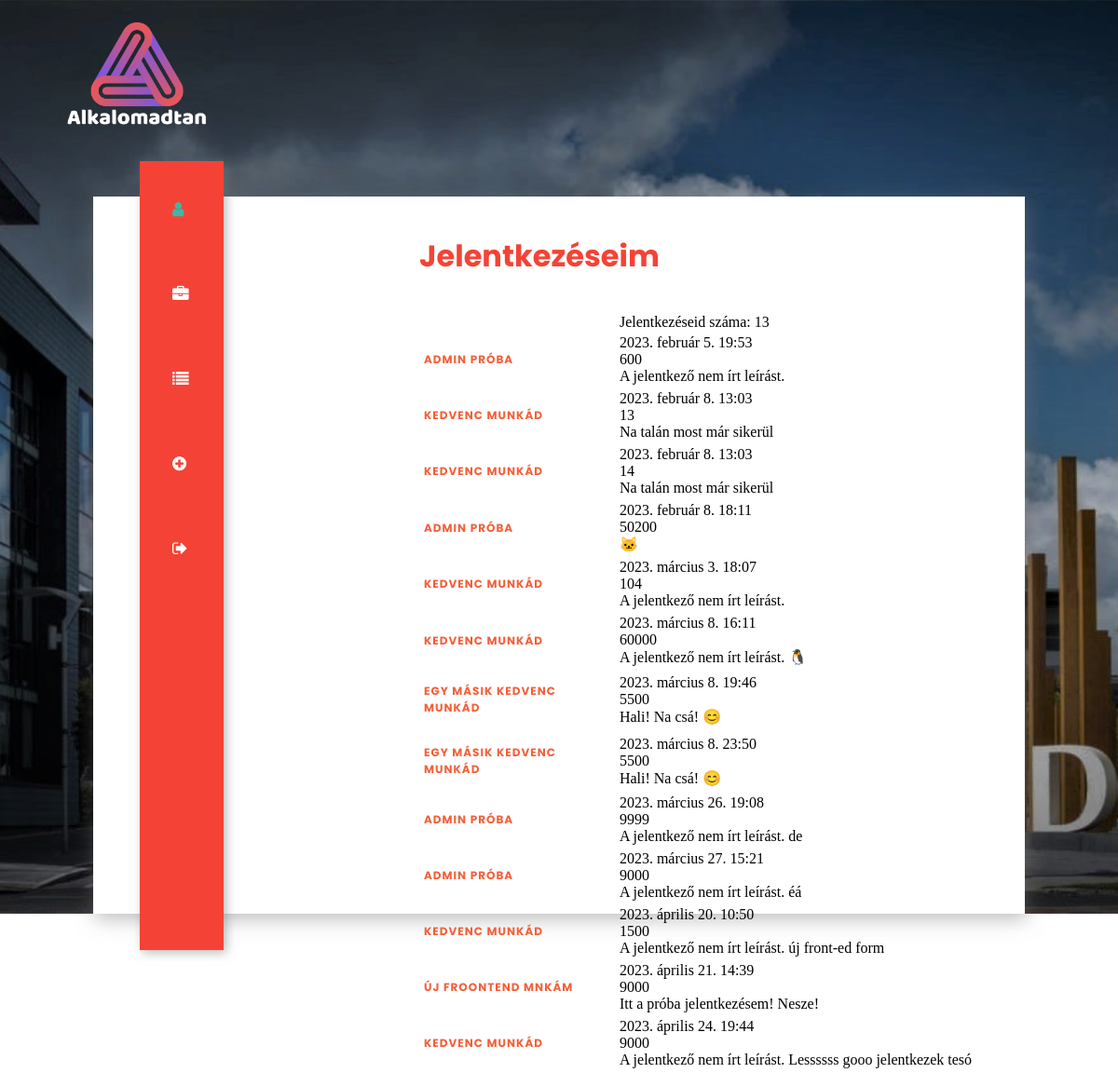
/profil/jelentkezesek/ (signed in), run on an earlier commit of the app's database.
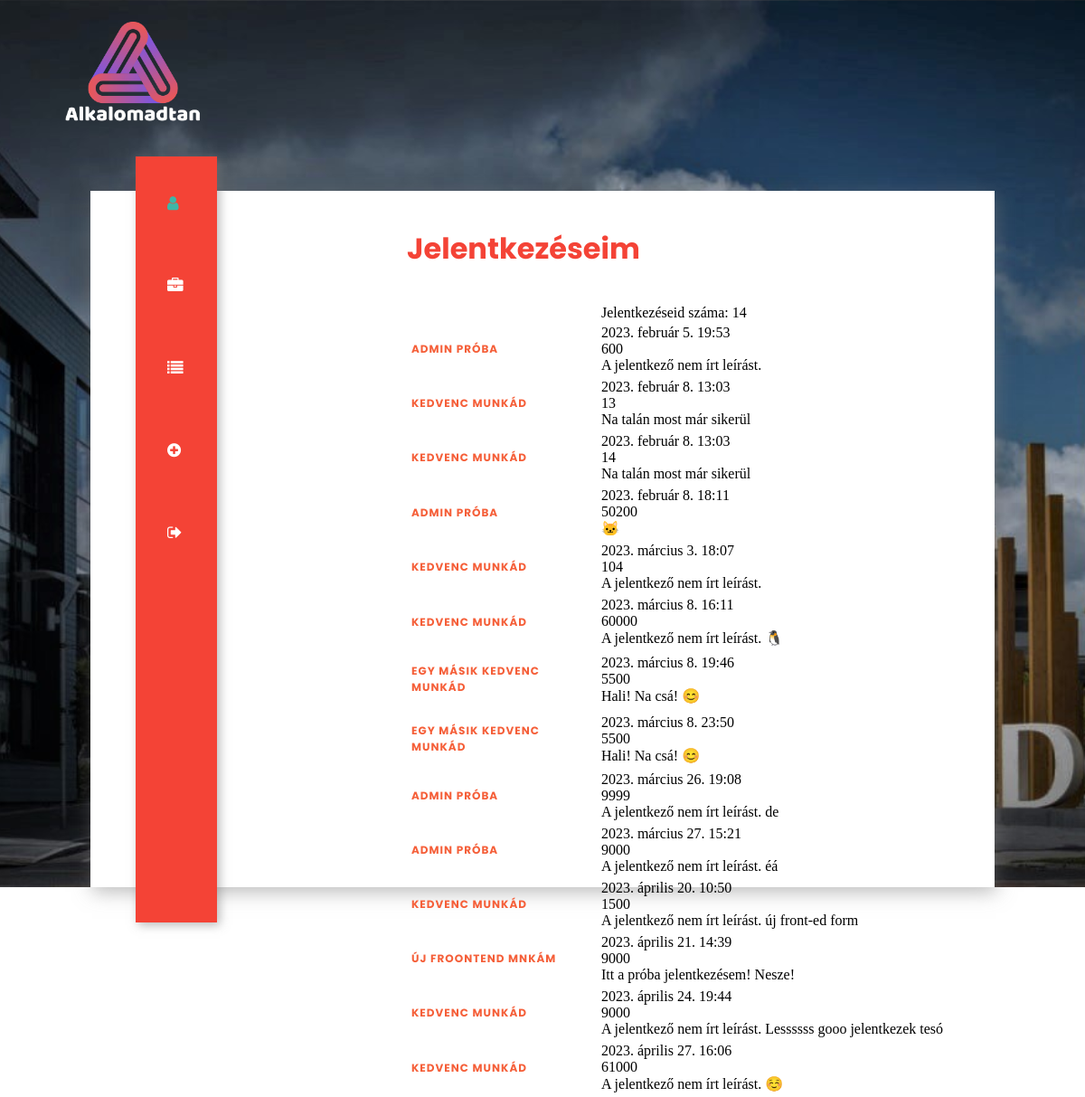
And on a later commit of the database.
### app/models.py (models this page shows, shortened)
class Jelentkezes(models.Model):
    munkaVallalo = models.ForeignKey(settings.AUTH_USER_MODEL, on_delete=models.CASCADE)
    munka = models.ForeignKey(Munka, on_delete=models.CASCADE, default=0)
    ido = models.DateTimeField(null=False, default=django.utils.timezone.now)
    berigeny = models.IntegerField(null=True, default=0)
    bemutatkozas = models.TextField(null=True, default="A jelentkező nem írt leírást.")
    felhId = models.CharField(max_length=10, null=False, default="")
    melleklet = models.FileField(null = False, upload_to=KonyvtarKezeles, max_length=255)

### app/views.py (the view)
# urls.py: path("profil/jelentkezesek/", views.Profil_Jelentkezesek, name="ProfilJelentkezesek"),
def Profil_Jelentkezesek(request):
    userId = request.user.id
    userUsername = request.user.username
    felhasznalo = request.user
    print("Profil_Jelentkezesek(request) / a tejelentkezéseid")
    jelentkezesekLista = [ ]
    try:
        jelentkezesekLista =  list(Jelentkezes.objects.select_related("munka").values( 'bemutatkozas', 'berigeny', "ido", "munka__nev"))
        print(jelentkezesekLista[1])
    except Exception as ex:
        print(ex.with_traceback)
    template = loader.get_template("app/profile/profilePageApplied.html")
    context = {
        "cim": "Profilod - jelentkezések",
        "felhasznalo":felhasznalo,
        "jelentkezesekLista": jelentkezesekLista,
        }
    return HttpResponse(template.render(context,request))

### app/templates/app/profile/profilePageApplied.html (shortened to what this page needs)
{% extends 'app/layout/commonhead3.html' %}
{% block content %}
{% load static %}
{% if felhasznalo.is_authenticated %}
<div class="rightbox">
    <div class="profile">
        <h1>Jelentkezéseim</h1>
        {% if jelentkezesekLista is not none %}
        <table>
            <thead>
                <th>
                <td>Jelentkezéseid száma: {{jelentkezesekLista|length}}</td>
                <td></td>
                </th>
            </thead>
            <tbody>
                {% for jelentkezesElem in jelentkezesekLista %}
                        <tr>
                            <td>
                                <h3>
                                    {{jelentkezesElem.munka__nev}}
                                </h3>
                            </td>
                            <td>
                                {{jelentkezesElem.ido}}
                                <br>
                                {{jelentkezesElem.berigeny}}
                                <br>
                                {{jelentkezesElem.bemutatkozas}}
                            </td>
                        <tr>
                {% endfor %}
            </tbody>
        </table>
        {% else %}
        <h2>Egyenlőre nem jelentkeztél egy munkára se...</h2>
        {% endif %}
    </div>
</div>
</div>
</section>
{% endif %}
{% endblock %}

What changed in the data, as far as the page shows it:
added Jelentkezes: munka__nev "KEDVENC MUNKÁD", ido "2023. április 27. 16:06", berigeny "61000", bemutatkozas "A jelentkező nem írt leírást. ☺️"
Also different on the page:
{{ jelentkezesekLista|length }}: "13" → "14"
